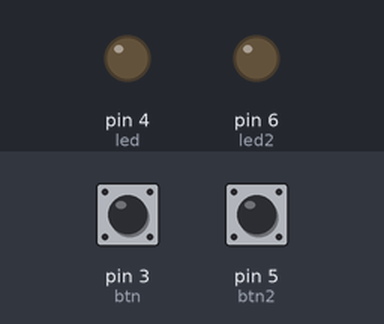
Recording of a sketch running on a simulated Arduino Uno, built with avr-gcc and run on an emulated ATmega328P. Parts: output pins drawn as LEDs (lit = HIGH). The test bench sets the inputs (shaded band); at power-on: pin 3 (btn) LOW, pin 5 (btn2) LOW.

Above: at 1.2 s.
1.3 s: pin 3 (btn) pulled HIGH for 0.15 s
At 1.37 s:
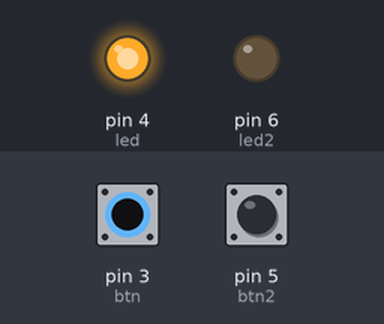
2.9 s: pin 5 (btn2) pulled HIGH for 0.15 s
At 2.97 s:
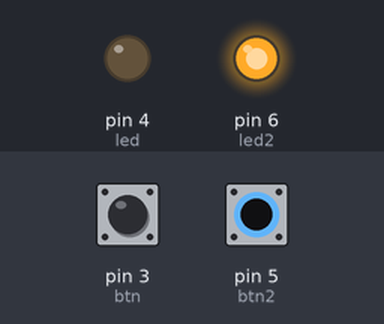
4.5 s: pin 5 (btn2) pulled HIGH for 3.2 s
At 8.0 s:
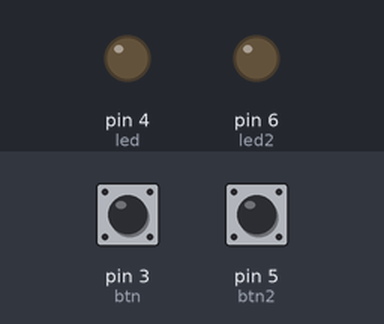
9.2 s: pin 3 (btn) pulled HIGH for 3.2 s
At 10.4 s:
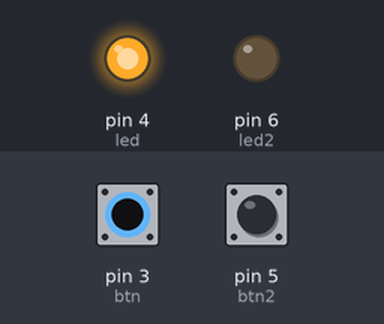
13.9 s: pin 3 (btn) driven HIGH and pin 5 (btn2) driven HIGH
At 15.1 s:
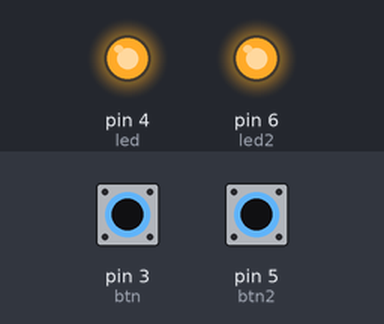
Timing chart, 0 to 16.4 s (numbered marks = the images above; inputs shaded):
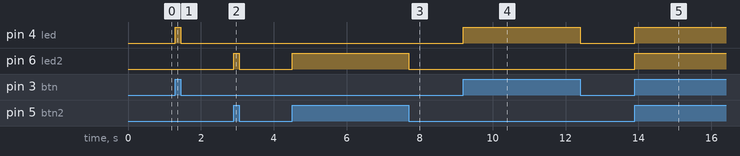

Measured:
- after the input at 1.3 s, pin 4 (led): LOW → HIGH at once, → LOW 0.15 s later
- after the input at 2.9 s, pin 6 (led2): LOW → HIGH at once, → LOW 0.15 s later
- after the input at 4.5 s, pin 6 (led2): LOW → HIGH at once, → LOW 3.2 s later
- after the input at 9.2 s, pin 4 (led): LOW → HIGH at once, → LOW 3.2 s later
- after the input at 13.9 s, pin 4 (led), pin 6 (led2): LOW → HIGH at once

The sketch:

bot_o_em_pull_down_e_pull_up1.ino
```cpp
#define led 4
#define btn 3
#define led2 6
#define btn2 5

void setup(){
  pinMode(led, OUTPUT);
  pinMode(btn, INPUT);
  pinMode(led2, OUTPUT);
  pinMode(btn2, INPUT);
}

void loop(){
  if(digitalRead(btn) == HIGH){
    digitalWrite(led, HIGH);
  }
  else{
  	digitalWrite(led, LOW);
  }
  if(digitalRead(btn2) == HIGH){
    digitalWrite(led2, HIGH);
  }
  else{
  	digitalWrite(led2, LOW);
  }
}
```
